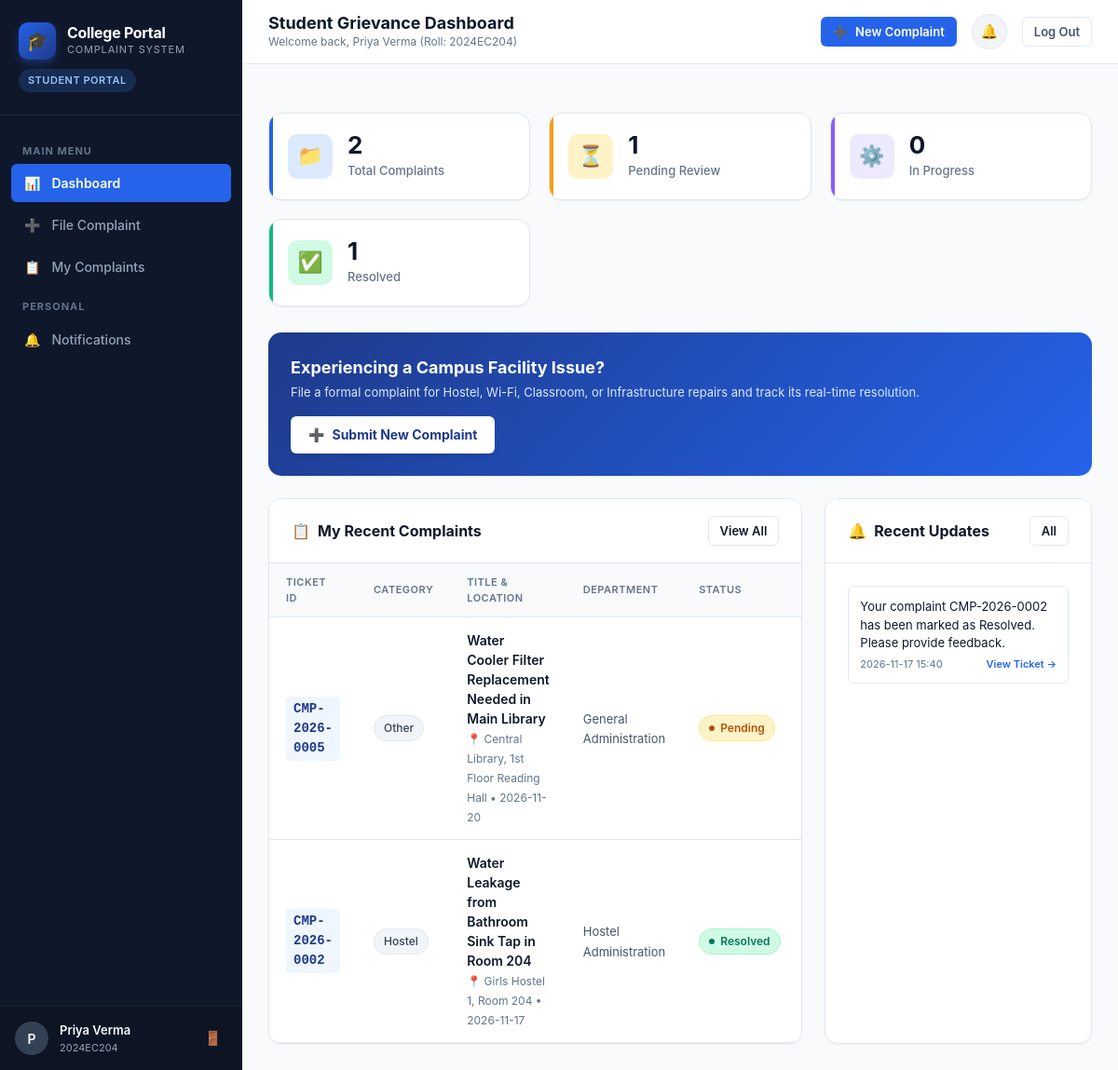
/student/dashboard (signed in), run on the app's committed database.
### tables this page shows
CREATE TABLE users (
    id INTEGER PRIMARY KEY AUTOINCREMENT,
    username TEXT UNIQUE NOT NULL,
    password_hash TEXT NOT NULL,
    full_name TEXT NOT NULL,
    email TEXT UNIQUE NOT NULL,
    role TEXT NOT NULL CHECK(role IN ('student', 'staff', 'admin')),
    department_id INTEGER,
    phone TEXT,
    roll_number TEXT,
    created_at TIMESTAMP DEFAULT CURRENT_TIMESTAMP,
    FOREIGN KEY (department_id) REFERENCES departments(id) ON DELETE SET NULL
);

CREATE TABLE complaints (
    id INTEGER PRIMARY KEY AUTOINCREMENT,
    ticket_id TEXT UNIQUE NOT NULL,
    student_id INTEGER NOT NULL,
    category TEXT NOT NULL CHECK(category IN ('Hostel', 'Classroom', 'Wi-Fi', 'Maintenance', 'Other')),
    title TEXT NOT NULL,
    description TEXT NOT NULL,
    location TEXT,
    department_id INTEGER,
    assigned_to INTEGER,
    status TEXT NOT NULL DEFAULT 'Pending' CHECK(status IN ('Pending', 'Assigned', 'In Progress', 'Resolved', 'Closed')),
    created_at TIMESTAMP DEFAULT CURRENT_TIMESTAMP,
    updated_at TIMESTAMP DEFAULT CURRENT_TIMESTAMP,
    FOREIGN KEY (student_id) REFERENCES users(id) ON DELETE CASCADE,
    FOREIGN KEY (department_id) REFERENCES departments(id) ON DELETE SET NULL,
    FOREIGN KEY (assigned_to) REFERENCES users(id) ON DELETE SET NULL
);

CREATE TABLE departments (
    id INTEGER PRIMARY KEY AUTOINCREMENT,
    name TEXT UNIQUE NOT NULL,
    code TEXT UNIQUE NOT NULL,
    description TEXT,
    created_at TIMESTAMP DEFAULT CURRENT_TIMESTAMP
);

CREATE TABLE feedback (
    id INTEGER PRIMARY KEY AUTOINCREMENT,
    complaint_id INTEGER UNIQUE NOT NULL,
    student_id INTEGER NOT NULL,
    rating INTEGER NOT NULL CHECK(rating >= 1 AND rating <= 5),
    comments TEXT,
    created_at TIMESTAMP DEFAULT CURRENT_TIMESTAMP,
    FOREIGN KEY (complaint_id) REFERENCES complaints(id) ON DELETE CASCADE,
    FOREIGN KEY (student_id) REFERENCES users(id) ON DELETE CASCADE
);

CREATE TABLE notifications (
    id INTEGER PRIMARY KEY AUTOINCREMENT,
    user_id INTEGER NOT NULL,
    complaint_id INTEGER,
    message TEXT NOT NULL,
    is_read INTEGER NOT NULL DEFAULT 0 CHECK(is_read IN (0, 1)),
    created_at TIMESTAMP DEFAULT CURRENT_TIMESTAMP,
    FOREIGN KEY (user_id) REFERENCES users(id) ON DELETE CASCADE,
    FOREIGN KEY (complaint_id) REFERENCES complaints(id) ON DELETE CASCADE
);

### app.py (the view)
@app.route('/student/dashboard')
@role_required('student')
def student_dashboard():
    db = get_db()
    student_id = g.user['id']
    stats = {
        'total': db.execute("SELECT COUNT(*) FROM complaints WHERE student_id = ?", (student_id,)).fetchone()[0],
        'pending': db.execute("SELECT COUNT(*) FROM complaints WHERE student_id = ? AND status = 'Pending'", (student_id,)).fetchone()[0],
        'in_progress': db.execute("SELECT COUNT(*) FROM complaints WHERE student_id = ? AND status IN ('Assigned', 'In Progress')", (student_id,)).fetchone()[0],
        'resolved': db.execute("SELECT COUNT(*) FROM complaints WHERE student_id = ? AND status IN ('Resolved', 'Closed')", (student_id,)).fetchone()[0],
    }
    recent_complaints = db.execute(
        """
        SELECT c.*, d.name AS department_name, f.id AS feedback_id, f.rating AS feedback_rating
        FROM complaints c
        LEFT JOIN departments d ON c.department_id = d.id
        LEFT JOIN feedback f ON c.id = f.complaint_id
        WHERE c.student_id = ?
        ORDER BY c.created_at DESC
        LIMIT 5
        """,
        (student_id,)
    ).fetchall()
    recent_notifications = db.execute(
        """
        SELECT * FROM notifications
        WHERE user_id = ?
        ORDER BY created_at DESC
        LIMIT 5
        """,
        (student_id,)
    ).fetchall()
    return render_template(
        'student_dashboard.html',
        stats=stats,
        complaints=recent_complaints,
        notifications=recent_notifications
    )

### app.py (called while the page is built, shortened)
def get_current_user():
    user_id = session.get('user_id')
    if not user_id:
        return None
    db = get_db()
    user = db.execute(
        """
        SELECT u.*, d.name AS department_name, d.code AS department_code
        FROM users u
        LEFT JOIN departments d ON u.department_id = d.id
        WHERE u.id = ?
        """,
        (user_id,)
    ).fetchone()
    return user

@app.before_request
def load_logged_in_user():
    g.user = get_current_user()
    if g.user:
        db = get_db()
        unread_count = db.execute(
            "SELECT COUNT(*) FROM notifications WHERE user_id = ? AND is_read = 0",
            (g.user['id'],)
        ).fetchone()[0]
        g.unread_notifications_count = unread_count
    else:
        g.unread_notifications_count = 0

@app.context_processor
def inject_global_vars():
    return {
        'current_user': g.user,
        'unread_count': g.unread_notifications_count,
        'current_year': datetime.now().year
    }

def role_required(*roles):
    def decorator(f):
        @wraps(f)
        def decorated_function(*args, **kwargs):
            if g.user is None:
                flash("Please log in to continue.", "warning")
                return redirect(url_for('login'))
            return f(*args, **kwargs)
        return decorated_function
    return decorator

### database.py (called while the page is built)
def get_db_path():
    return os.environ.get('COMPLAINTS_DB_PATH', DEFAULT_DB_PATH)

def get_db():
    db_path = get_db_path()
    os.makedirs(os.path.dirname(db_path), exist_ok=True)
    conn = sqlite3.connect(db_path)
    conn.row_factory = sqlite3.Row
    conn.execute("PRAGMA foreign_keys = ON;")
    return conn

### templates/student_dashboard.html (shortened to what this page needs)
{% extends "base.html" %}
{% block page_title %}Student Grievance Dashboard{% endblock %}
{% block breadcrumb %}Welcome back, {{ current_user.full_name }} (Roll: {{ current_user.roll_number }}){% endblock %}
{% block content %}
<div class="stats-grid">
  <div class="stat-card blue">
    <div class="stat-icon blue">📁</div>
    <div class="stat-data">
      <div class="value">{{ stats.total }}</div>
      <div class="label">Total Complaints</div>
    </div>
  </div>
  <div class="stat-card amber">
    <div class="stat-icon amber">⏳</div>
    <div class="stat-data">
      <div class="value">{{ stats.pending }}</div>
      <div class="label">Pending Review</div>
    </div>
  </div>
  <div class="stat-card purple">
    <div class="stat-icon purple">⚙️</div>
    <div class="stat-data">
      <div class="value">{{ stats.in_progress }}</div>
      <div class="label">In Progress</div>
    </div>
  </div>
  <div class="stat-card emerald">
    <div class="stat-icon emerald">✅</div>
    <div class="stat-data">
      <div class="value">{{ stats.resolved }}</div>
      <div class="label">Resolved</div>
    </div>
  </div>
</div>
<div class="card" style="background: linear-gradient(135deg, #1e3a8a 0%, #2563eb 100%); color: #ffffff; border: none;">
  <div class="card-body" style="display: flex; align-items: center; justify-content: space-between; flex-wrap: wrap; gap: 16px;">
    <div>
      <h3 style="font-size: 18px; font-weight: 700; margin-bottom: 4px; color: #ffffff;">Experiencing a Campus Facility Issue?</h3>
      <p style="font-size: 13px; color: #dbeafe;">File a formal complaint for Hostel, Wi-Fi, Classroom, or Infrastructure repairs and track its real-time resolution.</p>
    </div>
    <a href="{{ url_for('submit_complaint') }}" class="btn" style="background: #ffffff; color: #1e3a8a; font-weight: 700; box-shadow: var(--shadow-md);">
      <span>➕</span> Submit New Complaint
    </a>
  </div>
</div>
<div style="display: grid; grid-template-columns: 2fr 1fr; gap: 24px;">
  <div class="card" style="margin-bottom: 0;">
    <div class="card-header">
      <h3><span>📋</span> My Recent Complaints</h3>
      <a href="{{ url_for('student_complaints') }}" class="btn btn-outline btn-sm">View All</a>
    </div>
    <div class="card-body" style="padding: 0;">
      {% if complaints %}
        <div class="table-responsive" style="border: none; border-radius: 0;">
          <table class="data-table">
            <thead>
              <tr>
                <th>Ticket ID</th>
                <th>Category</th>
                <th>Title & Location</th>
                <th>Department</th>
                <th>Status</th>
                <th>Action</th>
              </tr>
            </thead>
            <tbody>
              {% for c in complaints %}
                <tr>
                  <td>
                    <a href="{{ url_for('complaint_details', id=c.id) }}" class="ticket-code">{{ c.ticket_id }}</a>
                  </td>
                  <td>
                    <span class="badge badge-cat">{{ c.category }}</span>
                  </td>
                  <td class="complaint-title-cell">
                    <span class="title-text">{{ c.title }}</span>
                    <span class="meta-sub">📍 {{ c.location or 'Campus' }} &bull; {{ c.created_at[:10] }}</span>
                  </td>
                  <td>
                    <span style="font-size: 13px; color: #475569;">{{ c.department_name or 'Pending Assignment' }}</span>
                  </td>
                  <td>
                    {% if c.status == 'Pending' %}
                      <span class="badge badge-pending"><span class="badge-dot"></span>Pending</span>
                    {% elif c.status == 'Assigned' %}
                      <span class="badge badge-assigned"><span class="badge-dot"></span>Assigned</span>
                    {% elif c.status == 'In Progress' %}
                      <span class="badge badge-in-progress"><span class="badge-dot"></span>In Progress</span>
                    {% elif c.status in ('Resolved', 'Closed') %}
                      <span class="badge badge-resolved"><span class="badge-dot"></span>Resolved</span>
                    {% endif %}
                  </td>
                  <td>
                  </td>
                </tr>
              {% endfor %}
            </tbody>
          </table>
        </div>
      {% endif %}
    </div>
  </div>
  <div class="card" style="margin-bottom: 0;">
    <div class="card-header">
      <h3><span>🔔</span> Recent Updates</h3>
      <a href="{{ url_for('notifications') }}" class="btn btn-outline btn-sm">All</a>
    </div>
    <div class="card-body">
      {% if notifications %}
        <div style="display: flex; flex-direction: column; gap: 12px;">
          {% for n in notifications %}
            <div style="padding: 12px; border-radius: var(--radius-sm); border: 1px solid var(--border-color); background: {% if not n.is_read %}#eff6ff{% else %}#ffffff{% endif %};">
              <div style="font-size: 13px; color: var(--text-primary); margin-bottom: 4px;">
                {{ n.message }}
              </div>
              <div style="font-size: 11px; color: var(--text-muted); display: flex; justify-content: space-between; align-items: center;">
                <span>{{ n.created_at[:16] }}</span>
                {% if n.complaint_id %}
                  <a href="{{ url_for('mark_notification_read', id=n.id) }}" style="font-weight: 600;">View Ticket &rarr;</a>
                {% endif %}
              </div>
            </div>
          {% endfor %}
        </div>
      {% else %}
        <div class="empty-state" style="padding: 24px 12px;">
          <div class="empty-state-icon">🔕</div>
          <h4>No updates</h4>
          <p style="font-size: 12px;">You will receive alerts here when staff act on your complaints.</p>
        </div>
      {% endif %}
    </div>
  </div>
</div>
{% endblock %}

### templates/base.html (shortened to what this page needs)
<!DOCTYPE html>
<html lang="en">
<head>
  <link rel="stylesheet" href="{{ url_for('static', filename='css/style.css') }}">
</head>
<body>
{% if current_user %}
<div class="app-wrapper">
  <aside class="app-sidebar" id="appSidebar">
    <div class="sidebar-header">
      <a href="{{ url_for('index') }}" class="brand-link">
        <div class="brand-icon">🎓</div>
        <div class="brand-text">
          <h1>College Portal</h1>
          <span>Complaint System</span>
        </div>
      </a>
      {% if current_user.role == 'student' %}
        <span class="sidebar-role-badge role-student">Student Portal</span>
      {% elif current_user.role == 'staff' %}
        <span class="sidebar-role-badge role-staff">Staff Desk</span>
      {% elif current_user.role == 'admin' %}
        <span class="sidebar-role-badge role-admin">Admin Console</span>
      {% endif %}
    </div>
    <nav class="sidebar-nav">
      {% if current_user.role == 'student' %}
        <div class="nav-section-title">Main Menu</div>
        <div class="nav-item">
          <a href="{{ url_for('student_dashboard') }}" class="nav-link {% if request.endpoint == 'student_dashboard' %}active{% endif %}">
            <span>📊</span> Dashboard
          </a>
        </div>
        <div class="nav-item">
          <a href="{{ url_for('submit_complaint') }}" class="nav-link {% if request.endpoint == 'submit_complaint' %}active{% endif %}">
            <span>➕</span> File Complaint
          </a>
        </div>
        <div class="nav-item">
          <a href="{{ url_for('student_complaints') }}" class="nav-link {% if request.endpoint == 'student_complaints' %}active{% endif %}">
            <span>📋</span> My Complaints
          </a>
        </div>
      {% endif %}
      <div class="nav-section-title">Personal</div>
      <div class="nav-item">
        <a href="{{ url_for('notifications') }}" class="nav-link {% if request.endpoint == 'notifications' %}active{% endif %}">
          <span>🔔</span> Notifications
        </a>
      </div>
    </nav>
    <div class="sidebar-footer">
      <div class="user-profile-snippet">
        <div class="user-avatar">
          {{ current_user.full_name[:1] }}
        </div>
        <div class="user-info">
          <div class="name">{{ current_user.full_name }}</div>
          <div class="meta">
            {% if current_user.role == 'student' %}
              {{ current_user.roll_number or 'Student' }}
            {% elif current_user.role == 'staff' %}
              {{ current_user.department_code or 'Staff' }}
            {% else %}
              System Admin
            {% endif %}
          </div>
        </div>
        <a href="{{ url_for('logout') }}" class="logout-icon-btn" title="Log out">
          <span>🚪</span>
        </a>
      </div>
    </div>
  </aside>
  <div class="app-main">
    <header class="top-header">
      <div class="header-left">
        <div class="page-title-group">
          <h2>{% block page_title %}Dashboard{% endblock %}</h2>
          <div class="breadcrumb">{% block breadcrumb %}College Complaint & Resolution System{% endblock %}</div>
        </div>
      </div>
      <div class="header-right">
        {% if current_user.role == 'student' %}
          <a href="{{ url_for('submit_complaint') }}" class="btn btn-primary btn-sm">
            <span>➕</span> New Complaint
          </a>
        {% endif %}
        <a href="{{ url_for('notifications') }}" class="header-action-btn" title="Notifications">
          <span>🔔</span>
        </a>
        <a href="{{ url_for('logout') }}" class="btn btn-secondary btn-sm" title="Log Out">
          Log Out
        </a>
      </div>
    </header>
    <main class="content-body">
      {% block content %}{% endblock %}
    </main>
  </div>
</div>
{% endif %}
</body>
</html>

### data on the page
users: full_name "P", full_name "Priya Verma", roll_number "2024EC204"
complaints: ticket_id "CMP-2026-0005", category "Other", title "Water Cooler Filter Replacement Needed in Main Library", location "Central Library, 1st Floor Reading Hall", created_at "2026-11-20", name "General Administration", status "Pending" (drawn)
feedback: ticket_id "CMP-2026-0002", category "Hostel", title "Water Leakage from Bathroom Sink Tap in Room 204", location "Girls Hostel 1, Room 204", created_at "2026-11-17", name "Hostel Administration", shows "Resolved"
notifications: message "Your complaint CMP-2026-0002 has been marked as Resolved. Please provide feedback.", created_at "2026-11-17 15:40"

### other printed values
{{ stats.total }} "2"
{{ stats.pending }} "1"
{{ stats.in_progress }} "0"
{{ stats.resolved }} "1"
